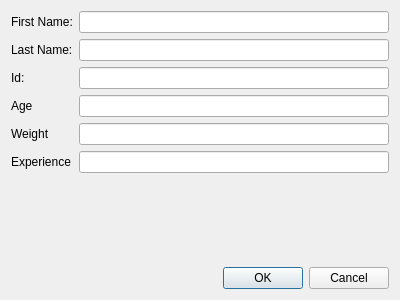
<?xml version="1.0" encoding="UTF-8"?>
<ui version="4.0">
 <class>AddItemDialog</class>
 <widget class="QDialog" name="AddItemDialog">
  <property name="geometry">
   <rect>
    <x>0</x>
    <y>0</y>
    <width>400</width>
    <height>300</height>
   </rect>
  </property>
  <property name="windowTitle">
   <string>Dialog</string>
  </property>
  <layout class="QVBoxLayout" name="verticalLayout">
   <item>
    <layout class="QFormLayout" name="formLayout">
     <item row="0" column="0">
      <widget class="QLabel" name="label">
       <property name="text">
        <string>First Name:</string>
       </property>
      </widget>
     </item>
     <item row="0" column="1">
      <widget class="QLineEdit" name="firstName"/>
     </item>
     <item row="1" column="0">
      <widget class="QLabel" name="label_2">
       <property name="text">
        <string>Last Name:</string>
       </property>
      </widget>
     </item>
     <item row="1" column="1">
      <widget class="QLineEdit" name="lastName"/>
     </item>
     <item row="2" column="0">
      <widget class="QLabel" name="label_3">
       <property name="text">
        <string>Id:</string>
       </property>
      </widget>
     </item>
     <item row="2" column="1">
      <widget class="QLineEdit" name="id"/>
     </item>
     <item row="3" column="0">
      <widget class="QLabel" name="labelAge">
       <property name="text">
        <string>Age</string>
       </property>
      </widget>
     </item>
     <item row="3" column="1">
      <widget class="QLineEdit" name="age">
       <property name="enabled">
        <bool>true</bool>
       </property>
      </widget>
     </item>
     <item row="4" column="1">
      <widget class="QLineEdit" name="weight"/>
     </item>
     <item row="4" column="0">
      <widget class="QLabel" name="label_4">
       <property name="text">
        <string>Weight</string>
       </property>
      </widget>
     </item>
     <item row="5" column="0">
      <widget class="QLabel" name="label_5">
       <property name="text">
        <string>Experience</string>
       </property>
      </widget>
     </item>
     <item row="5" column="1">
      <widget class="QLineEdit" name="experience"/>
     </item>
    </layout>
   </item>
   <item>
    <widget class="QDialogButtonBox" name="buttonBox">
     <property name="orientation">
      <enum>Qt::Horizontal</enum>
     </property>
     <property name="standardButtons">
      <set>QDialogButtonBox::Cancel|QDialogButtonBox::Ok</set>
     </property>
    </widget>
   </item>
  </layout>
 </widget>
 <resources/>
 <connections>
  <connection>
   <sender>buttonBox</sender>
   <signal>accepted()</signal>
   <receiver>AddItemDialog</receiver>
   <slot>accept()</slot>
   <hints>
    <hint type="sourcelabel">
     <x>248</x>
     <y>254</y>
    </hint>
    <hint type="destinationlabel">
     <x>157</x>
     <y>274</y>
    </hint>
   </hints>
  </connection>
  <connection>
   <sender>buttonBox</sender>
   <signal>rejected()</signal>
   <receiver>AddItemDialog</receiver>
   <slot>reject()</slot>
   <hints>
    <hint type="sourcelabel">
     <x>316</x>
     <y>260</y>
    </hint>
    <hint type="destinationlabel">
     <x>286</x>
     <y>274</y>
    </hint>
   </hints>
  </connection>
 </connections>
</ui>
